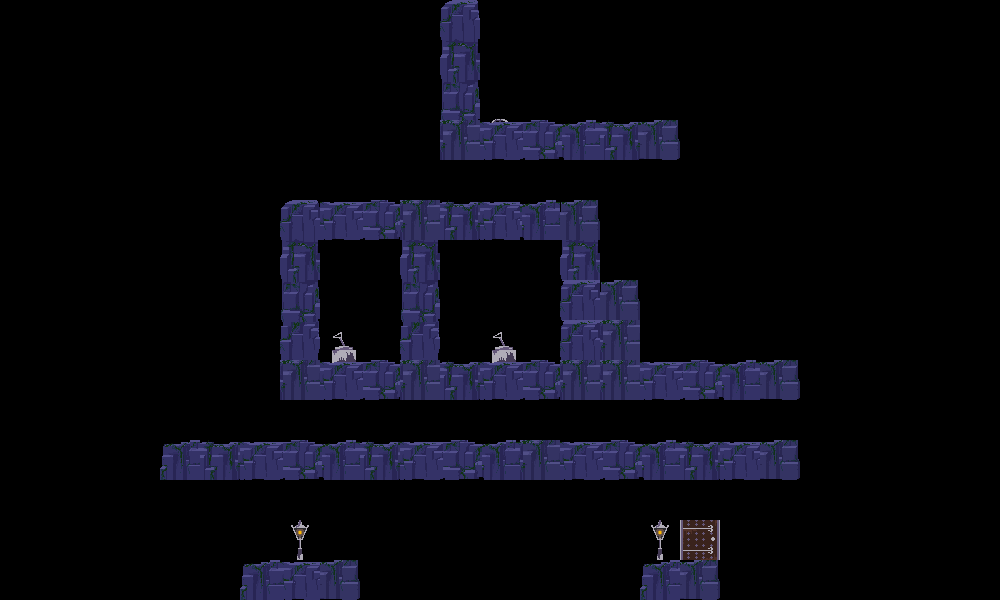

The image is a tile-based game level rendered from a .tmx file. Its description and source (layers, tilesets, objects; grid data summarised) follow:
An orthogonal 25x15 tile map with 40x40 px tiles, 1 tile layer (Tile Layer 1), 23 tilesets.

<map version="1.0" orientation="orthogonal" renderorder="right-down" width="25" height="15" tilewidth="40" tileheight="40" nextobjectid="1">
 <tileset firstgid="1" name="rocksHorizontal1" tilewidth="40" tileheight="40">
  <image source="tiles/rock/rocksHorizontal1.png" width="40" height="40" />
 </tileset>
 <tileset firstgid="2" name="rocksHorizontal2" tilewidth="40" tileheight="40">
  <image source="tiles/rock/rocksHorizontal2.png" width="40" height="40" />
 </tileset>
 <tileset firstgid="3" name="rocksHorizontal3" tilewidth="40" tileheight="40">
  <image source="tiles/rock/rocksHorizontal3.png" width="40" height="40" />
 </tileset>
 <tileset firstgid="4" name="rocksHorizontal4" tilewidth="40" tileheight="40">
  <image source="tiles/rock/rocksHorizontal4.png" width="40" height="40" />
 </tileset>
 <tileset firstgid="5" name="rocksHorizontal5" tilewidth="40" tileheight="40">
  <image source="tiles/rock/rocksHorizontal5.png" width="40" height="40" />
 </tileset>
 <tileset firstgid="6" name="rocksHorizontal6" tilewidth="40" tileheight="40">
  <image source="tiles/rock/rocksHorizontal6.png" width="40" height="40" />
 </tileset>
 <tileset firstgid="7" name="middle" tilewidth="40" tileheight="40">
  <image source="tiles/rock/middle.png" width="40" height="40" />
 </tileset>
 <tileset firstgid="8" name="rocksVertical1" tilewidth="40" tileheight="40">
  <image source="tiles/rock/rocksVertical1.png" width="40" height="40" />
 </tileset>
 <tileset firstgid="9" name="rocksVertical2" tilewidth="40" tileheight="40">
  <image source="tiles/rock/rocksVertical2.png" width="40" height="40" />
 </tileset>
 <tileset firstgid="10" name="rocksVertical3" tilewidth="40" tileheight="40">
  <image source="tiles/rock/rocksVertical3.png" width="40" height="40" />
 </tileset>
 <tileset firstgid="11" name="rocksVertical4" tilewidth="40" tileheight="40">
  <image source="tiles/rock/rocksVertical4.png" width="40" height="40" />
 </tileset>
 <tileset firstgid="12" name="rocksVertical5" tilewidth="40" tileheight="40">
  <image source="tiles/rock/rocksVertical5.png" width="40" height="40" />
 </tileset>
 <tileset firstgid="13" name="rocksVertical6" tilewidth="40" tileheight="40">
  <image source="tiles/rock/rocksVertical6.png" width="40" height="40" />
 </tileset>
 <tileset firstgid="14" name="doorBottom" tilewidth="40" tileheight="40" collision="none" door="true">
  <image source="doorBottom.png" width="40" height="40" />
 </tileset>
 <tileset firstgid="15" name="doorTop" tilewidth="40" tileheight="9" collision="none">
   <tileoffset x="0" y="32" />
  <image source="doorTop.png" width="40" height="9" />
 </tileset>
 <tileset firstgid="16" name="lamppostShort" tilewidth="18" tileheight="40" collision="none" light="circle" maxLightRange="115" interact="toggle" toggle="toggle1">
  <tileoffset x="11" y="0" />
  <image source="lights/lamppostShort.png" width="18" height="40" />
 </tileset>
 <tileset firstgid="17" name="switchOff" tilewidth="24" tileheight="33" collision="none" interact="toggle" toggle="toggle1">
   <tileoffset x="12" y="5" />
  <image source="switchOff.png" width="24" height="33" />
 </tileset>
 <tileset firstgid="18" name="rocksTopRight" tilewidth="40" tileheight="40">
  <image source="tiles/rock/rocksTopRight.png" width="40" height="40" />
 </tileset>
 <tileset firstgid="19" name="rocksBottomTopRight" tilewidth="40" tileheight="40">
  <image source="tiles/rock/rocksBottomTopRight.png" width="40" height="40" />
 </tileset>
 <tileset firstgid="20" name="rocksBottomLeft" tilewidth="40" tileheight="40">
  <image source="tiles/rock/rocksBottomLeft.png" width="40" height="40" />
 </tileset>
 <tileset firstgid="21" name="lantern" tilewidth="22" tileheight="21" collision="none" interact="grab" light="circle" maxLightRange="115">
   <tileoffset x="9" y="20" />
  <image source="lights/lantern.png" width="22" height="21" />
 </tileset>
  <tileset firstgid="22" name="lamppostShort" tilewidth="18" tileheight="40" collision="none" light="circle" maxLightRange="115" interact="toggle" toggle="toggle2">
    <tileoffset x="11" y="0" />
    <image source="lights/lamppostShort.png" width="18" height="40" />
  </tileset>
  <tileset firstgid="23" name="switchOff" tilewidth="24" tileheight="33" collision="none" interact="toggle" toggle="toggle2">
    <tileoffset x="12" y="5" />
    <image source="switchOff.png" width="24" height="33" />
  </tileset>
 <layer name="Tile Layer 1" width="25" height="15">
  <data>[375 cells, 69 non-empty, 21 distinct tile ids]</data>
 </layer>
</map>